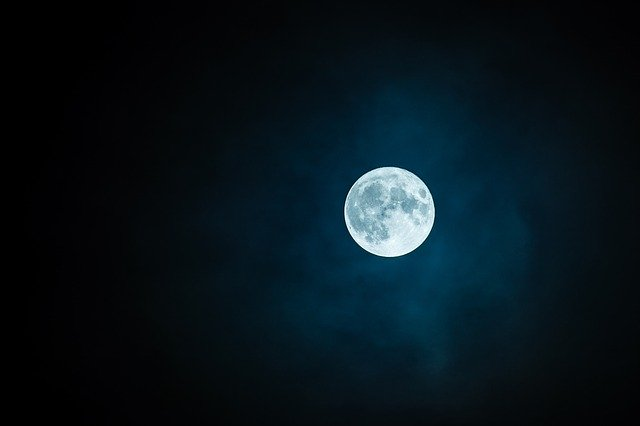
#> input picture Colab/pc1-2025iv10/imagenes/paisaje_1.jpg, 640 x 426 px, found by its file name; the run also reads 3 pictures not shown here
$ jupyter execute --allow-errors Procesamiento_Imagenes_Parte_1v1_0.ipynb   (Python 2 division)   (older library calls are emulated)
#> lines starting #> are read from the running program, lines starting #| are printed output that depends on the picture
[cell 1]
from google.colab import drive
drive.mount('/content/drive')

## Procesamiento de Imágenes Digitales

Inteligencia Artificial 2025 I <br>
Practica Calificada 1, parte práctica de la evaluación (12 puntos).

**Integrantes:**

1.   Integrante 1:
2.   Integrante 2:

Los objetivos de esta práctica son:

* Desarrollar y analizar rutinas de transformaciones puntuales en el procesamiento de imágenes.
* Repasar conceptos clave en el filtrado de imágenes y programar rutinas para suavizar y resaltar bordes.

## Requerimientos

Se necesita disponer del siguiente software:
* Python 3.X
* Las siguientes librerias científicas de Python: NumPy, SciPy, y Matplotlib.
* OpenCV.

## Contexto del problema - Reconocimiento del número de placa de automóviles

<!---->

Recientemente, la Universidad Nacional de Ingeniería (UNI) está teniendo problemas con el acceso a los estacionamientos privados. Alguien ha hackeado el sistema de acceso, por lo que autos no autorizados se están estacionado ahí.

El rectorado ha solicitado a los estudiantes de la Asignatura de Inteligencia Artificial ayuda para implementar algúnos métodos más seguros que deberían incluirse en el nuevo sistema de seguridad.

Proporcionaron algunas imágenes de placas no autorizadas para facilitar el desarrollo del software: `placa_carro_1.jpg`, `placa_carro_2.jpg` and `placa_carro_3.jpg`.

# 2.1 Herramientas de procesamiento de Imagen

El procesamiento de imágenes engloba una serie de técnicas para mejorar la calidad general de una imagen (suavizado, mejora, etc.). Antes de profundizar en esas técnicas, conviene comprender algunos conceptos básicos:
- Histogramas de imagen
- Brillo y contraste
- Binarización
- Look up tables (LUT)

En las secciones siguientes se presentan estos conceptos en el contexto de un problema real.

[cell 2]
import numpy as np
import cv2
import matplotlib.pyplot as plt
import matplotlib
from ipywidgets import interactive, fixed, widgets
matplotlib.rcParams['figure.figsize'] = (15.0, 15.0)
import random
''
#images_path = './imagenes/'
images_path = '/content/drive/MyDrive/docencia/pocs/pc1-2024i/imagenes/'

## 2.1.1 Histograma de una imagen

¡Y allá vamos! Estamos entusiasmados con la idea de desarrollar un software para ayudar a la UNI. Para ello, nos han proporcionado una lista de conceptos y técnicas que tenemos que dominar para diseñar un sistema de reconocimiento de placas con éxito.

El primero de ellos es el de  **histograma**:

- Una representación de la frecuencia de aparición de cada intensidad de color (nivel de gris) en la imagen.

- Se construye iterando sobre todos los píxeles de la imagen y contando las veces que cada color aparece. *Note que una imagen RGB tiene 3 histogramas, uno por canal.*

- Proporciona información estadística de la distribución de la intensidad, como el brillo o el contraste de la imagen.

Los conceptos de **brillo** y **contraste** son especialmente relevantes para el procesamiento de imágenes:

- *brillo*: intensidad media de los píxeles de la imagen, por lo que las imágenes oscuras tienen un brillo bajo, mientras que las más claras tienen un brillo alto.

- *contraste*: distancia al cuadrado de las intensidades respecto a la media, es decir, una medida de la calidad de la imagen dada su utilización de todas las intensidades de color posibles en el histograma.

Normalmente, una imagen de alta calidad tiene un brillo medio y un contraste alto.

¡El siguiente código ilustra estos primeros conceptos con algunos ejemplos!

*Funciones interesantes: [numpy.ravel](https://docs.scipy.org/doc/numpy/reference/generated/numpy.ravel.html)*

[cell 3]
# Leer imagen oscura y mostrarla
image = cv2.imread(images_path + 'paisaje_1.jpg',cv2.IMREAD_GRAYSCALE)
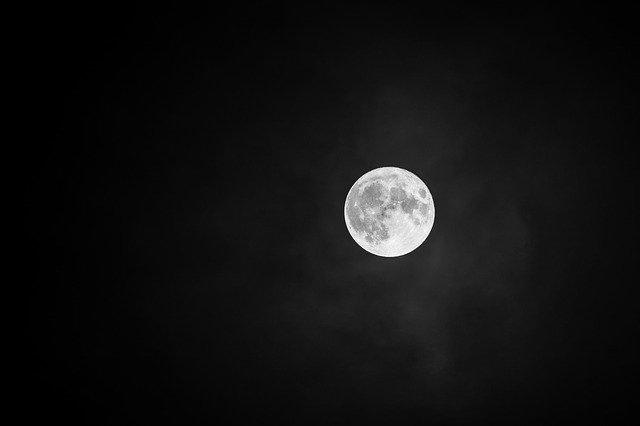
#> image: shape (426, 640); min 0, max 255, mean 17.1
print(image)
#> (printed output is left out)
plt.subplot(2,2,1)
plt.title("Imagen oscura (poco brillo, poco contraste)")
plt.imshow(image, cmap='gray')

# Ahora, muestra su histograma
plt.subplot(2,2,2)
plt.title("Histogram")
plt.hist(image.ravel(),256,[0,256]) # ravel() # ravel() devuelve una matriz 1-D, que contiene los elementos de la imagen

# Leer la imagen mas clara y mostrarla
image = cv2.imread(images_path + 'paisaje_2.jpg',cv2.IMREAD_GRAYSCALE)
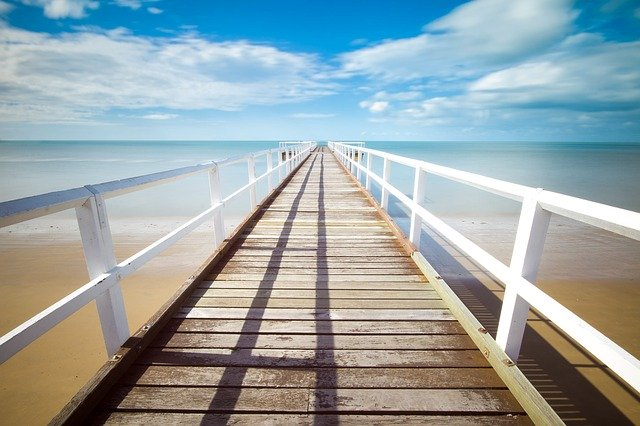
#> input picture Colab/pc1-2025iv10/imagenes/paisaje_2.jpg, 640 x 426 px, found by its file name
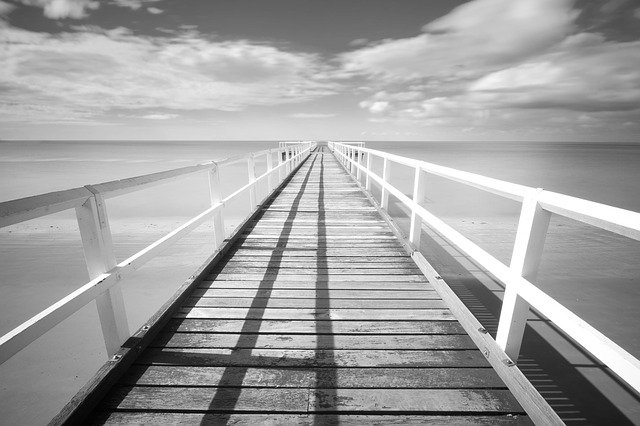
#> image: shape (426, 640); min 0, max 255, mean 160.5
plt.subplot(2,2,3)
plt.title("Light image (high brightness, higher contrast)")
plt.imshow(image, cmap='gray')

# Ahora, su histograma
plt.subplot(2,2,4)
plt.title("Histogram")
plt.hist(image.ravel(),256,[0,256])
plt.show()
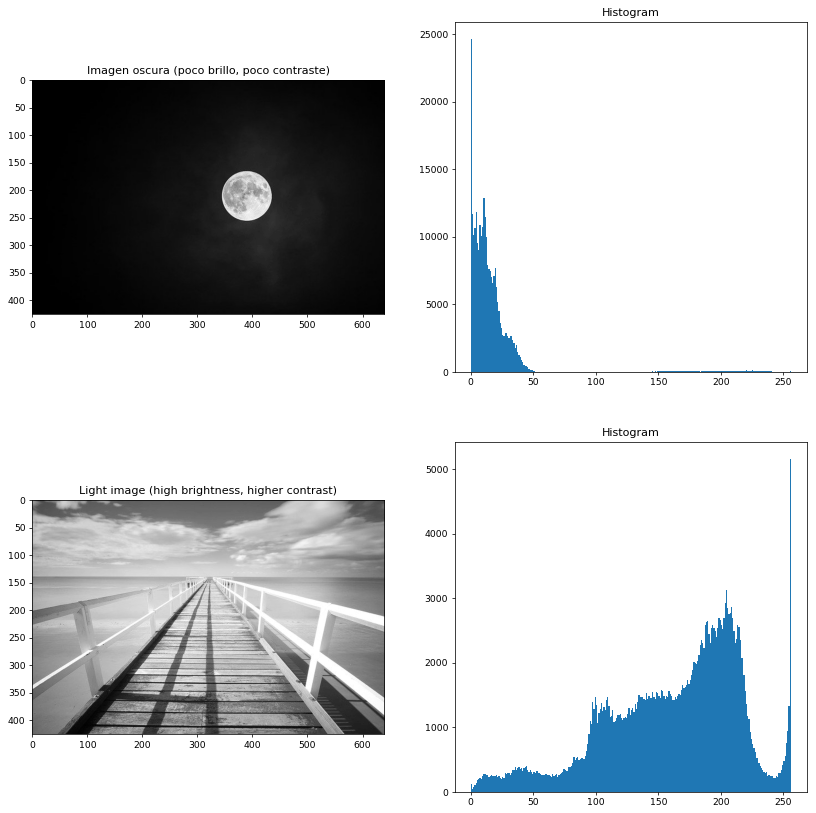
#> figure drawn by matplotlib, 4 panels; panel 2: tallest bar 24684 high, from x = 0 to 1; panel 4: tallest bar 5164 high, from x = 255 to 256
#> (the rest of the program and of its run is left out)
